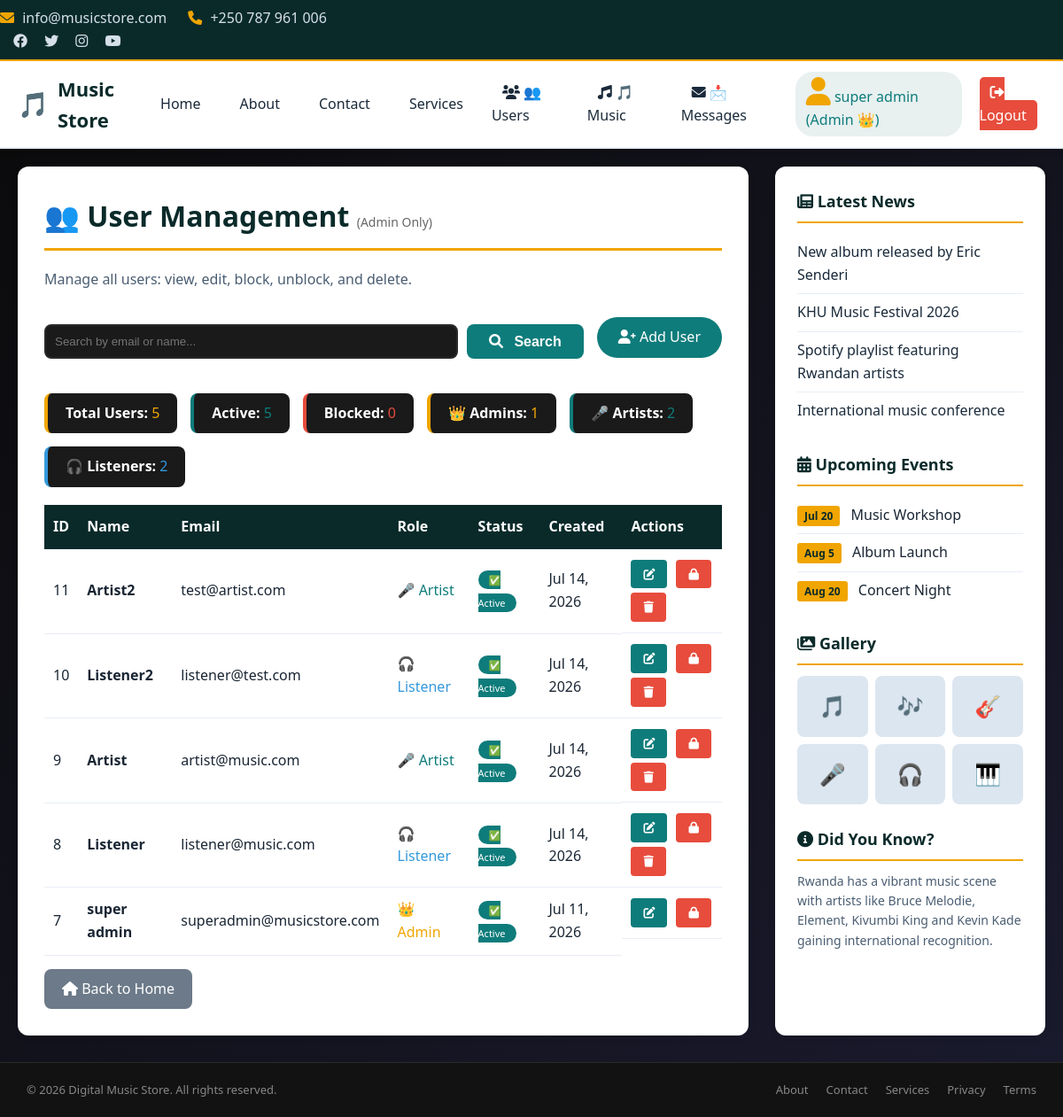
The page /admin_users.php (signed in) on the database its author committed.
### tables this page shows
CREATE TABLE `users` (
  `id` int(11) NOT NULL,
  `name` varchar(100) NOT NULL,
  `email` varchar(100) NOT NULL,
  `password` varchar(255) NOT NULL,
  `role` enum('artist','listener','admin') NOT NULL DEFAULT 'listener',
  `status` enum('active','blocked') DEFAULT 'active',
  `bio` text DEFAULT NULL,
  `profile_image` text DEFAULT NULL,
  `created_at` timestamp NOT NULL DEFAULT current_timestamp()
);

### admin_users.php (the view, shortened to what this page needs)
<?php
require_once("inc/header.php");
require_once("inc/menu.php");
require_once("inc/connection.php");
$search = isset($_GET['search']) ? mysqli_real_escape_string($conn, $_GET['search']) : '';
$sql = "SELECT * FROM users";
$sql .= " ORDER BY id DESC";
$result = mysqli_query($conn, $sql);
?>
<div class="main-wrapper">
    <div class="main-content">
        <h1>👥 User Management <span style="font-size:14px; color:#666; font-weight:normal;">(Admin Only)</span></h1>
        <p class="page-intro">Manage all users: view, edit, block, unblock, and delete.</p>
        <div style="display:flex; gap:15px; margin-bottom:20px; flex-wrap:wrap; align-items:center;">
            <form method="GET" style="flex:1; display:flex; gap:10px;">
                <input type="text" name="search" placeholder="Search by email or name..."
                       value="<?php echo htmlspecialchars($search); ?>"
                       style="flex:1; padding:10px; border:2px solid #2a2a2a; border-radius:8px; background:#1a1a1a; color:#fff;">
                <button type="submit" class="btn-submit" style="width:auto; padding:10px 25px;">
                    <i class="fas fa-search"></i> Search
                </button>
            </form>
            <a href="admin_add_user.php" class="btn-add"><i class="fas fa-user-plus"></i> Add User</a>
        </div>
        <?php
        $total_sql = "SELECT COUNT(*) as total,
                      SUM(CASE WHEN status = 'active' THEN 1 ELSE 0 END) as active,
                      SUM(CASE WHEN status = 'blocked' THEN 1 ELSE 0 END) as blocked,
                      SUM(CASE WHEN role = 'admin' THEN 1 ELSE 0 END) as admins,
                      SUM(CASE WHEN role = 'artist' THEN 1 ELSE 0 END) as artists,
                      SUM(CASE WHEN role = 'listener' THEN 1 ELSE 0 END) as listeners
                      FROM users";
        $total_result = mysqli_query($conn, $total_sql);
        $stats = mysqli_fetch_assoc($total_result);
        ?>
        <div style="display:flex; gap:15px; margin-bottom:20px; flex-wrap:wrap;">
            <div style="background:#1a1a1a; padding:10px 20px; border-radius:8px; border-left:4px solid #f0a500;">
                <strong style="color:#fff;">Total Users:</strong>
                <span style="color:#f0a500;"><?php echo $stats['total']; ?></span>
            </div>
            <div style="background:#1a1a1a; padding:10px 20px; border-radius:8px; border-left:4px solid #0e7c7b;">
                <strong style="color:#fff;">Active:</strong>
                <span style="color:#0e7c7b;"><?php echo $stats['active']; ?></span>
            </div>
            <div style="background:#1a1a1a; padding:10px 20px; border-radius:8px; border-left:4px solid #e74c3c;">
                <strong style="color:#fff;">Blocked:</strong>
                <span style="color:#e74c3c;"><?php echo $stats['blocked']; ?></span>
            </div>
            <div style="background:#1a1a1a; padding:10px 20px; border-radius:8px; border-left:4px solid #f0a500;">
                <strong style="color:#fff;">👑 Admins:</strong>
                <span style="color:#f0a500;"><?php echo $stats['admins']; ?></span>
            </div>
            <div style="background:#1a1a1a; padding:10px 20px; border-radius:8px; border-left:4px solid #0e7c7b;">
                <strong style="color:#fff;">🎤 Artists:</strong>
                <span style="color:#0e7c7b;"><?php echo $stats['artists']; ?></span>
            </div>
            <div style="background:#1a1a1a; padding:10px 20px; border-radius:8px; border-left:4px solid #3498db;">
                <strong style="color:#fff;">🎧 Listeners:</strong>
                <span style="color:#3498db;"><?php echo $stats['listeners']; ?></span>
            </div>
        </div>
        <?php if(mysqli_num_rows($result) > 0) { ?>
            <table class="music-table">
                <thead>
                    <tr>
                        <th>ID</th>
                        <th>Name</th>
                        <th>Email</th>
                        <th>Role</th>
                        <th>Status</th>
                        <th>Created</th>
                        <th>Actions</th>
                    </tr>
                </thead>
                <tbody>
                    <?php while($row = mysqli_fetch_assoc($result)) { ?>
                        <tr>
                            <td><?php echo $row['id']; ?></td>
                            <td><strong><?php echo $row['name']; ?></strong></td>
                            <td><?php echo $row['email']; ?></td>
                            <td>
                                <?php if($row['role'] == 'admin') { ?>
                                    <span style="color:#f0a500;">👑 Admin</span>
                                <?php } elseif($row['role'] == 'artist') { ?>
                                    <span style="color:#0e7c7b;">🎤 Artist</span>
                                <?php } else { ?>
                                    <span style="color:#3498db;">🎧 Listener</span>
                                <?php } ?>
                            </td>
                            <td>
                                <?php if($row['status'] == 'blocked') { ?>
                                    <span style="background:#e74c3c; color:#fff; padding:3px 12px; border-radius:20px; font-size:11px;">🚫 Blocked</span>
                                <?php } else { ?>
                                    <span style="background:#0e7c7b; color:#fff; padding:3px 12px; border-radius:20px; font-size:11px;">✅ Active</span>
                                <?php } ?>
                            </td>
                            <td><?php echo date('M d, Y', strtotime($row['created_at'])); ?></td>
                            <td style="display:flex; gap:5px; flex-wrap:wrap;">
                                <a href="admin_edit_user.php?id=<?php echo $row['id']; ?>" class="btn-edit"><i class="fas fa-edit"></i></a>
                                <?php if($row['status'] == 'blocked') { ?>
                                    <a href="admin_unblock_user.php?id=<?php echo $row['id']; ?>" class="btn-edit" style="background:#0e7c7b;" onclick="return confirm('Unblock this user?')">
                                        <i class="fas fa-unlock"></i>
                                    </a>
                                <?php } else { ?>
                                    <a href="admin_block_user.php?id=<?php echo $row['id']; ?>" class="btn-delete" onclick="return confirm('Block this user?')">
                                        <i class="fas fa-lock"></i>
                                    </a>
                                <?php } ?>
                                <?php if($row['role'] != 'admin') { ?>
                                    <a href="admin_delete_user.php?id=<?php echo $row['id']; ?>" class="btn-delete" onclick="return confirm('Delete this user permanently?')">
                                        <i class="fas fa-trash"></i>
                                    </a>
                                <?php } ?>
                            </td>
                        </tr>
                    <?php } ?>
                </tbody>
            </table>
        <?php } ?>
        <a href="index.php" class="btn-back"><i class="fas fa-home"></i> Back to Home</a>
    </div>
    <?php include("inc/sidebar.php"); ?>
</div>
<?php include("inc/footer.php"); ?>

### inc/style.css (style rules this page uses)
* { margin: 0; padding: 0; box-sizing: border-box; }
body { font-family: 'Segoe UI', Tahoma, Geneva, Verdana, sans-serif; background: #f5f7fa; color: #1a2634; line-height: 1.6; }
a { text-decoration: none; color: inherit; }
.main-wrapper { max-width: 1200px; margin: 20px auto; padding: 0 20px; display: flex; gap: 30px; }
.main-content { flex: 3; background: #ffffff; padding: 30px; border-radius: 12px; box-shadow: 0 2px 10px rgba(0, 0, 0, 0.05); }
.main-content h1 { color: #0a2a2a; border-bottom: 3px solid #f0a500; padding-bottom: 10px; margin-bottom: 20px; }
.page-intro { color: #4a5d72; margin-bottom: 20px; }
.music-table { width: 100%; border-collapse: collapse; margin-top: 15px; }
.music-table th { background: #0a2a2a; color: #fff; padding: 12px 10px; text-align: left; }
.music-table td { padding: 12px 10px; border-bottom: 1px solid #e8edf4; vertical-align: middle; }
.btn-add { display: inline-block; background: #0e7c7b; color: #fff; padding: 10px 20px; border-radius: 8px; text-decoration: none; margin: 10px 0 20px; transition: background 0.3s; }
.btn-edit { background: #0e7c7b; color: #fff; padding: 6px 14px; border-radius: 4px; text-decoration: none; margin-right: 5px; font-size: 13px; transition: background 0.3s; }
.btn-delete { background: #e74c3c; color: #fff; padding: 6px 14px; border-radius: 4px; text-decoration: none; font-size: 13px; transition: background 0.3s; }
.btn-back { display: inline-block; background: #6c7a89; color: #fff; padding: 10px 20px; border-radius: 8px; text-decoration: none; margin-top: 15px; transition: background 0.3s; }
.btn-submit { background: #0e7c7b; color: #fff; padding: 12px 30px; border: none; border-radius: 8px; font-size: 16px; font-weight: 600; cursor: pointer; transition: background 0.3s; }
.btn-submit i { margin-right: 8px; }

### inc/stylee.css (style rules this page uses)
.btn-add { display: inline-block; background: #0e7c7b; color: #fff; padding: 10px 24px; border-radius: 25px; font-weight: 500; text-decoration: none; transition: all 0.2s; }

### rows shown on the page
users: id "11", name "Artist2", email "test@artist.com", role "🎤 Artist", status "✅ Active", created_at "Jul 14, 2026"
users: id "10", name "Listener2", email "listener@test.com", role "🎧 Listener", status "✅ Active", created_at "Jul 14, 2026"
users: id "9", name "Artist", email "artist@music.com", role "🎤 Artist", status "✅ Active", created_at "Jul 14, 2026"
users: id "8", name "Listener", email "listener@music.com", role "🎧 Listener", status "✅ Active", created_at "Jul 14, 2026"
users: id "7", name "super admin", email "superadmin@musicstore.com", role "👑 Admin", status "✅ Active", created_at "Jul 11, 2026"

### other values the page prints
getUserName() "super admin"
getUserRole() "Admin"
$stats['total'] "5"
$stats['active'] "5"
$stats['blocked'] "0"
$stats['admins'] "1"
$stats['artists'] "2"
$stats['listeners'] "2"
